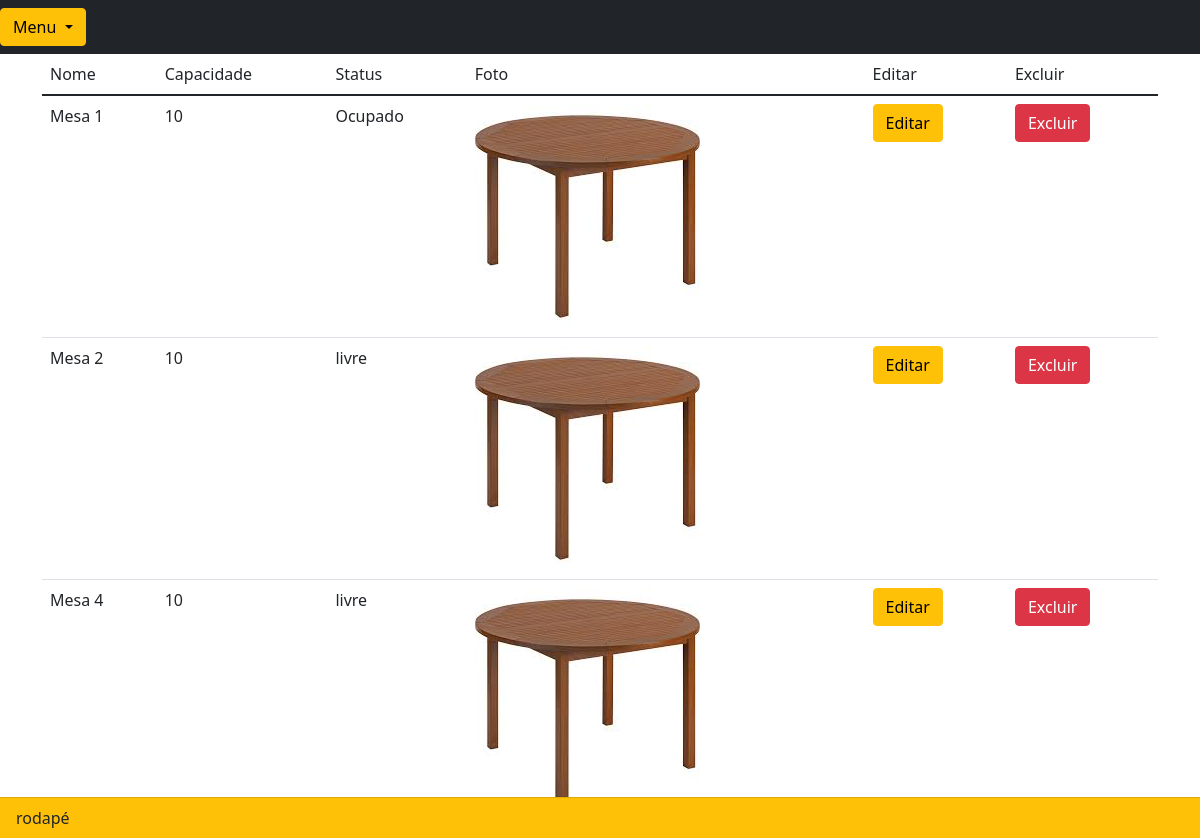
/mostrar/, run on an earlier commit of the app's database.
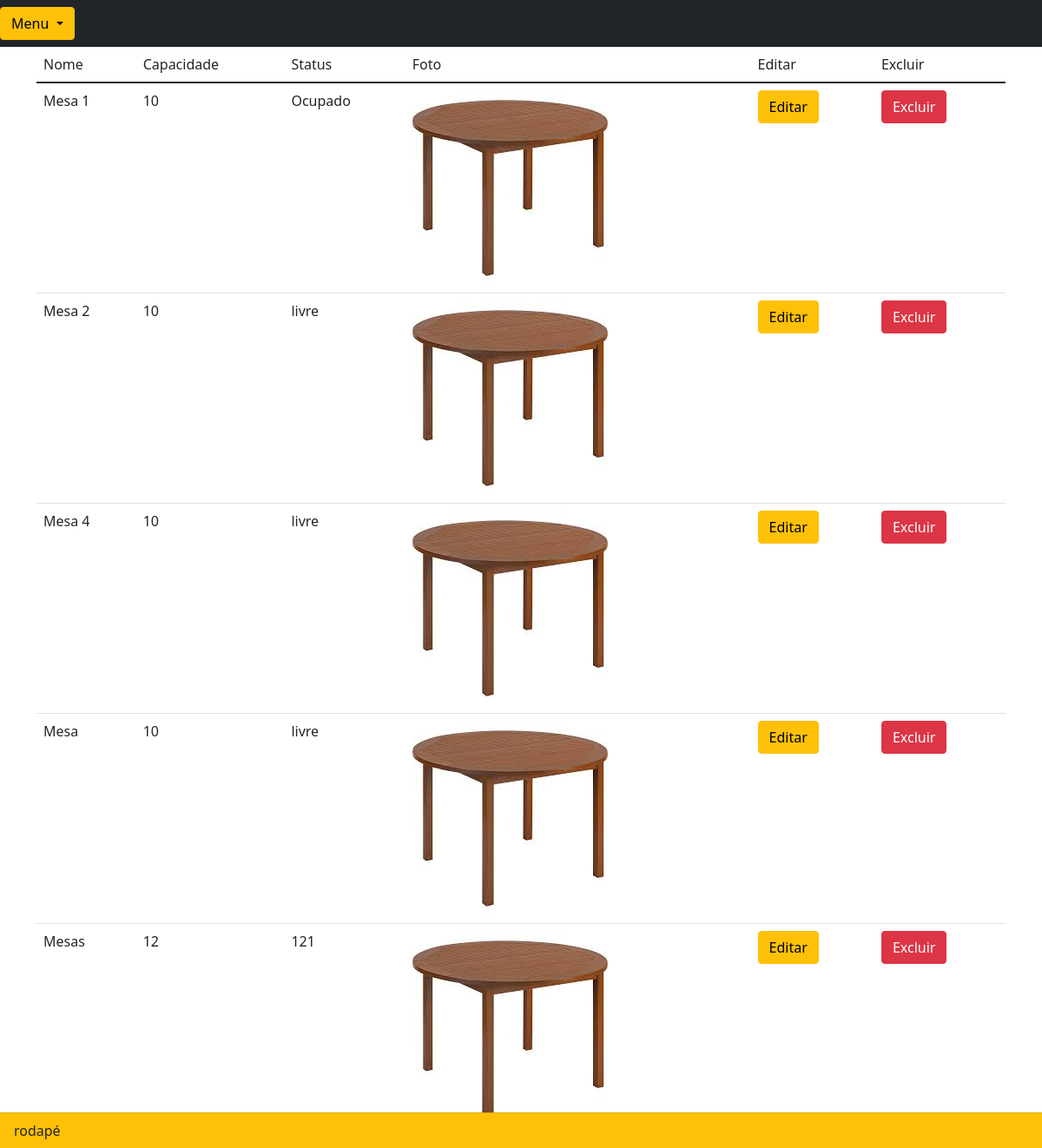
And on a later commit of the database.
### refeitorioapp/models.py (models this page shows, shortened)
class Mesa(models.Model):
    nome = models.CharField(max_length=200)
    capacidade = models.CharField(max_length=200)
    status = models.CharField(max_length=200)
    foto = models.ImageField(blank=True, null=True)
    def foto_url(self):
        if self.foto and hasattr(self.foto, 'url'):
            return  self.foto.url
        else:
            return self.nome

### refeitorioapp/views.py (the view)
# urls.py: path('mostrar/', mostrar, name='mostrar'),
def mostrar(request):
    itens = Mesa.objects.all()
    return render(request,"refeitorio/mostrar.html",{'itens':itens})

### refeitorioapp/templates/refeitorio/mostrar.html
{% extends "refeitorio/base.html" %}
{% block content %}
    <div>
    <table class="table">
        <thead>
        <tr>
            <td>Nome</td>
            <td>Capacidade</td>
            <td>Status</td>
            <td>Foto</td>
            <td>Editar</td>
            <td>Excluir</td>
        </tr>
        </thead>
        <tbody>
        {% for item in itens %}
        <tr>
            <td>{{item.nome  }}</td>
            <td>{{item.capacidade }}</td>
            <td>{{item.status  }}</td>
            <td><img src="{{ item.foto_url }}" alt="sem foto"></td>
            <td><a href="{% url 'editar' item.id %}" class="btn btn-warning">Editar</a></td>
            <td><a href="#" class="btn btn-danger">Excluir</a></td>
        </tr>
        {% endfor %}
        </tbody>
    </table>
    </div>
{% endblock content %}

### refeitorioapp/templates/refeitorio/base.html (shortened to what this page needs)
<!DOCTYPE html>
<html lang="en">
<head>
    <link rel="stylesheet" href="/static/css/bootstrap.css">
    <link rel="stylesheet" href="/static/css/meucss.css">
</head>
<body>
<nav class="navbar bg-dark">
    <div class="btn-group">
        <button class="btn btn-warning dropdown-toggle " data-bs-toggle="dropdown">
            Menu
        </button>
    </div>
</nav>
<main class="container h-auto">
    {% block content %}
    {% endblock content %}
</main>
<footer class="bg-warning card-footer fixed-bottom">
    rodapé
</footer>
</body>
</html>

What changed in the data, as far as the page shows it:
added Mesa: nome "Mesa", capacidade "10", status "livre", foto_url (picture)
added Mesa: nome "Mesas", capacidade "12", status "121", foto_url (picture)
